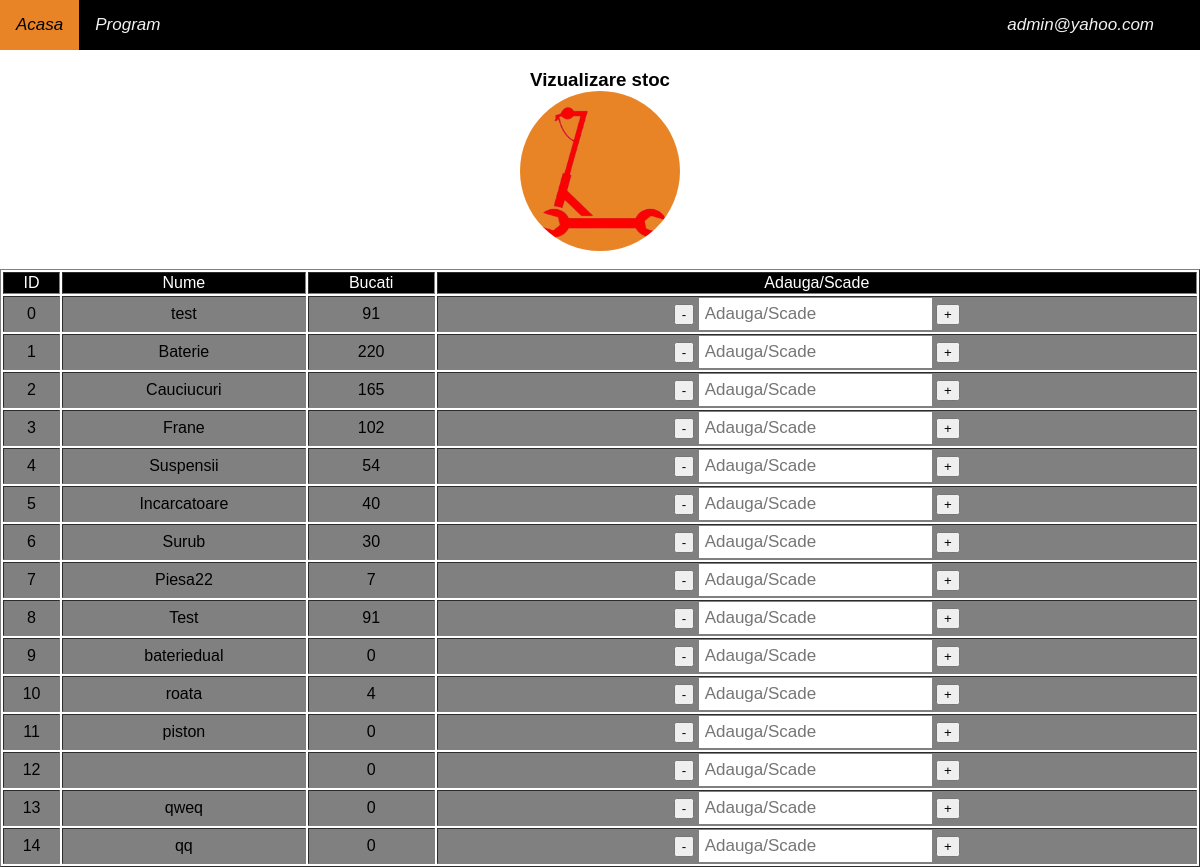
Screenshot of /stoc.php (signed in) with the database file from the repository.
### tables this page shows
CREATE TABLE `piese` (
  `ID` int(10) NOT NULL,
  `NumePiesa` varchar(100) NOT NULL,
  `Numar` int(10) NOT NULL
);

### stoc.php (the view, shortened to what this page needs)
<?php
include "./models/header.php";
?>
<body style="background-color: white">
   <?php include_once "./models/navbar.php" ?>
   <h3 style="text-align:center">
      <a>Vizualizare stoc</a>
      <br>
      <img alt="?" src="image/logo.png" style="border-radius: 50%;" width="160" height="160">
   </h3>
   <?php
   include("db/connection.php");
   $select = "SELECT * from piese";
   $query = mysqli_query($conn, $select);
   $tabel = "<table border=1 style='width:100%;overflow-x:auto;'>";
   $tabel .= "<tr style='background-color:black; color:white;'>
      <td align=center>ID</td>";
   $tabel .= "<td align=center>Nume</td>";
   $tabel .= "<td align=center>Bucati</td>";
   $tabel .= "<td align=center>Adauga/Scade</td>";
   $tabel .= "
   </tr>";
   if (mysqli_num_rows($query) > 0) {
      while ($row = mysqli_fetch_assoc($query)) {
         $tabel .= "<tr style='background-color:gray'>
      <td align=center>" . $row["ID"] . "</td>
      <td align=center>" . $row["NumePiesa"] . "</td>
      <td align=center>" . $row["Numar"] . "</td>
      <td align=center>". '<form action="stoc.php" method="post">
         <input type="submit" class= button name="sub" value="-" />
         <input type="text" placeholder="Adauga/Scade" name="nr" value=""/>
         <input type="submit" class= button name="add" value="+" />
         <input type="hidden" name="id" value="' .$row["ID"].'"/>
      </form>
      </td></tr>';
      }
      $tabel .= "</table>";
      echo $tabel;
   }
   ?>
</body>

### css/style.css (style rules this page uses)
body { margin:0; font-family:Arial; background-color: #e98426; }
input[type=text] { padding: 6px; font-size: 17px; border: none; }
img { vertical-align: middle; }

### rows the page displays
piese: ID "0", NumePiesa "test", Numar "91"
piese: ID "1", NumePiesa "Baterie", Numar "220"
piese: ID "2", NumePiesa "Cauciucuri", Numar "165"
piese: ID "3", NumePiesa "Frane", Numar "102"
piese: ID "4", NumePiesa "Suspensii", Numar "54"
piese: ID "5", NumePiesa "Incarcatoare", Numar "40"
piese: ID "6", NumePiesa "Surub", Numar "30"
piese: ID "7", NumePiesa "Piesa22", Numar "7"
piese: ID "8", NumePiesa "Test", Numar "91"
piese: ID "9", NumePiesa "bateriedual", Numar "0"
piese: ID "10", NumePiesa "roata", Numar "4"
piese: ID "11", NumePiesa "piston", Numar "0"
piese: ID "12", Numar "0"
piese: ID "13", NumePiesa "qweq", Numar "0"
piese: ID "14", NumePiesa "qq", Numar "0"

### other values shown
$email "admin@yahoo.com"
